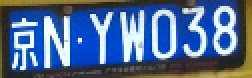
#> input picture car_license/test4.png, 126 x 39 px, found by its file name (shown 2 times larger)
$ jupyter execute --allow-errors '6-本文字符分割方法.ipynb'
#> lines starting #> are read from the running program, lines starting #| are printed output that depends on the picture; after the words box and inside, x2 and y2 are one past the last pixel; in counts of white or black regions, pixels touching at a corner belong together
#> further down, rawImage is the input picture: shape (39, 126, 3); mean B, G, R 146.1, 107.5, 82.3
[cell 1]
# 导入所需模块
import cv2
from matplotlib import pyplot as plt

# 显示图片
def cv_show(name,img):
    cv2.imshow(name,img)
    cv2.waitKey()
    cv2.destroyAllWindows()

# plt显示彩色图片
def plt_show0(img):
    b,g,r = cv2.split(img)
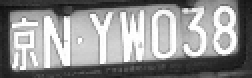
#> b: shape (39, 126) (shown 2 times larger); min 14, max 255, mean 146.1
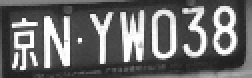
#> g: shape (39, 126) (shown 2 times larger); min 29, max 255, mean 107.5
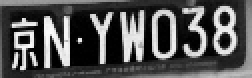
#> r: shape (39, 126) (shown 2 times larger); min 0, max 252, mean 82.3
    img = cv2.merge([r, g, b])
    plt.imshow(img)
    plt.show()

# plt显示灰度图片
def plt_show(img):
    plt.imshow(img,cmap='gray')
    plt.show()

[cell 2]
# 加载图片
rawImage = cv2.imread("./car_license/test4.png")
plt_show0(rawImage)

[cell 3]
# 灰度处理
image = rawImage.copy()
gray_image = cv2.cvtColor(image, cv2.COLOR_RGB2GRAY)
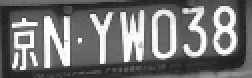
#> gray_image: shape (39, 126) (shown 2 times larger); min 26, max 254, mean 116.2
plt_show(gray_image)

# 字符水平方向的切割
## 目的：去除车牌边框和铆钉的干扰

[cell 4]
# 自适应阈值处理(二值化)
ret, image = cv2.threshold(gray_image, 0, 255, cv2.THRESH_OTSU)
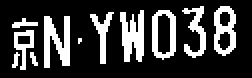
#> image: shape (39, 126) (shown 2 times larger); 23.3% white; 11 white regions (3 under 20 px), largest, box (x1, y1, x2, y2) and area: (60, 5, 72, 31) 213, (22, 8, 35, 34) 212, (107, 3, 118, 28) 165
#> ret = 157
plt_show(image)

[cell 5]
image.shape # 47行，170列
rows = image.shape[0]
#> rows = 39
cols = image.shape[1]
#> cols = 126
print(rows,cols)
#| 39 126

[cell 6]
# 二值统计,统计没每一行的黑值（0）的个数
hd = []
for row in range(rows):
    res = 0
    for col in range(cols):
        if image[row][col] == 0:
            res = res+1
    hd.append(res)
len(hd)
max(hd)
#> Out = 126

[cell 7]
# 画出柱状图
y = [y for y in range(rows)]
#> y = 39 values from 0 to 38
x = hd
plt.barh(y,x,color='black',height=1)
# 设置x，y轴标签
plt.xlabel('0_number')
plt.ylabel('row')
# 设置刻度
plt.xticks([x for x in range(0,130,5)])
plt.yticks([y for y in range(0,rows,1)])

plt.show()
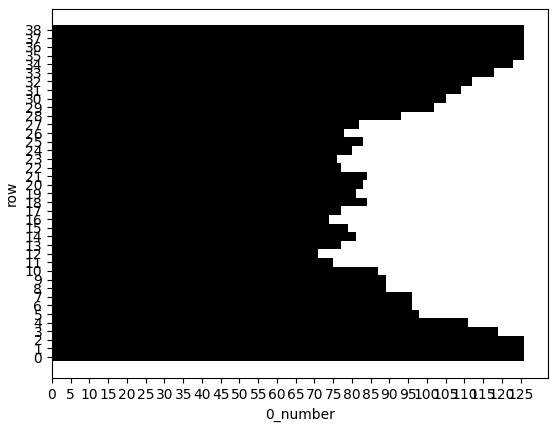
#> figure drawn by matplotlib, 1 panel

### 中间较为密集的地方就是车牌有字符的地方,从而很好的去除了牌边框及铆钉
从图中可以明显看出车牌字符区域的投影值和车牌边框及铆钉区域的投影值之间明显有一个波谷，找到此处波谷，就可以得到车牌的字符区域，去除车牌边框及铆钉。

[cell 8]
x = range(int(rows/2),2,-1)
x = [*x]
x

[cell 9]
# 定义一个算法,找到波谷,定位车牌字符的行数区域
# 我的思路;对于一个车牌,中间位置肯定是有均匀的黑色点的,所以我将图片垂直分为两部分,找波谷
mean = sum(hd[0:int(rows/2)])/(int(rows/2)+1)
#> mean = 89.05
mean
region = []
for i in range(int(rows/2),2,-1): # 0,1行肯定是边框,直接不考虑,直接从第二行开始
    if hd[i]<mean:
        region.append(i)
        break
#> after the loop, region = [19]
for i in range(int(rows/2),rows): # 0,1行肯定是边框,直接不考虑,直接从第二行开始
    if hd[i]<mean:
        region.append(i)
        break
#> after the loop, region = [19, 19]
region
#> Out = [19, 19]

[cell 10]
image1 = image[region[0]:region[1],:] # 使用行区间
#> image1 = empty array

[cell 11]
plt_show(image1)
#> in plt_show (call 3), `plt.show()`:
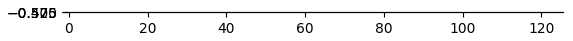
#> figure drawn by matplotlib, 1 panel

# 字符垂直方向的切割

[cell 12]
image11 = image1.copy()
#> image11 = empty array

[cell 13]
image11.shape # 47行，170列
rows = image11.shape[0]
#> rows = 0
cols = image11.shape[1]
print(rows,cols)
#| 0 126

[cell 14]
cols # 170列
#> Out = 126

[cell 15]
# 二值统计,统计没每一列的黑值（0）的个数
hd1 = []
for col in range(cols):
    res = 0
    for row in range(rows):
        if image11[row][col] == 0:
            res = res+1
    hd1.append(res)
#> after the loop, hd1 = 126 values from 0 to 0
len(hd1)
max(hd1)

[cell 16]
# 画出柱状图
y = hd1 # 点个数
x = [x for x in range(cols)] # 列数
plt.bar(x,y,color='black',width=1)
# 设置x，y轴标签
plt.xlabel('col')
plt.ylabel('0_number')
# 设置刻度
plt.xticks([x for x in range(0,cols,10)])
plt.yticks([y for y in range(0,max(hd1)+5,5)])

plt.show()
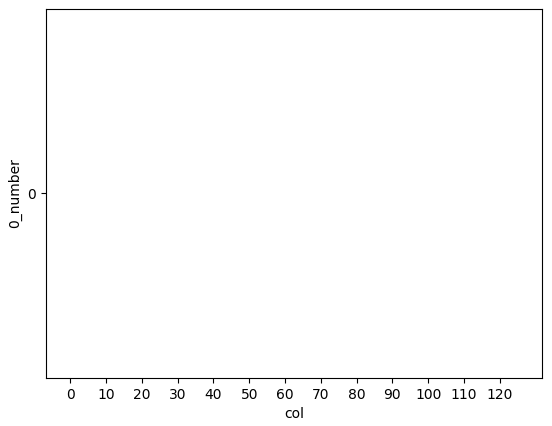
#> figure drawn by matplotlib, 1 panel

[cell 17]
mean = sum(hd1)/len(hd1)
mean

[cell 18]
# 简单的筛选
for i in range(cols):
    if hd1[i] < mean/4:
        hd1[i] = 0

[cell 19]
# 画出柱状图
y = hd1 # 点个数
x = [x for x in range(cols)] # 列数
plt.bar(x,y,color='black',width=1)
# 设置x，y轴标签
plt.xlabel('col')
plt.ylabel('0_number')
# 设置刻度
plt.xticks([x for x in range(0,cols,10)])
plt.yticks([y for y in range(0,max(hd1)+5,5)])

plt.show()

## 从直方图中可以看到很多波谷,这些就是字符分割区域的黑色点的个数等于0,我们就可以通过这些0点进行分割,过滤掉这些不需要的部分部分

[cell 20]
# 找所有不为0的区间(列数)
region1 = []
reg = []
for i in range(cols-1):
    if hd1[i]==0 and hd1[i+1] != 0:
        reg.append(i)
    if hd1[i]!=0 and hd1[i+1] == 0:
        reg.append(i+2)
    if len(reg) == 2:
        if (reg[1]-reg[0])>5: # 限定区间长度要大于5(可以更大),过滤掉不需要的点
            region1.append(reg)
            reg = []
        else:
            reg = []
region1

#> (a cell that did not finish here is left out)

[cell 22]
# 为了使字符之间还是存在空格,定义一个2像素白色的区域
import numpy as np
white = []
for i in range(rows*2):
    white.append(255)
white = np.array(white)
white = white.reshape(rows,2)
white.shape

[cell 23]
#  遍历所有区域,保存字符图片到列表
p = []
for r in region1:
    r = image1[:,r[0]:r[1]]
    plt_show(r)
    p.append(r)
    p.append(white)
#> after the loop, p = []

#> (a cell that did not finish here is left out)

#> (a cell that did not finish here is left out)

[cell 26]
# 将分割好的字符图片保存到文件夹
print(region)
#| [19, 19]
print(region1)

[cell 27]
plt_show0(rawImage)

[cell 28]
v_image = rawImage[region[0]:region[1],:]
#> v_image = empty array
#> (the rest of this cell did not finish here and is left out)

[cell 29]
i = 1
for reg in region1:
    h_image = v_image[:,reg[0]:reg[1]]
    plt_show0(h_image)
    cv2.imwrite('./words/test4_'+str(i)+'.png', h_image)
    i = i+1
#> after the loop, i = 1

[cell 30]
word_images = []
for i in range(1,8):
    word =  cv2.imread('./words/test4_'+str(i)+'.png',0)
    ret, word = cv2.threshold(word, 0, 255, cv2.THRESH_OTSU | cv2.THRESH_BINARY_INV)
#> ret = 0
    word_images.append(word)
word_images
#> (the rest of this cell did not finish here and is left out)
